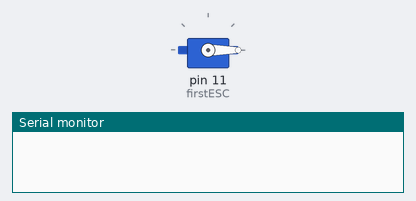
Recording of a sketch running on a simulated Arduino Uno, built with avr-gcc and run on an emulated ATmega328P. Parts: servo, the last lines printed to the serial monitor. At 1.1 s the program stops and its outputs stay as they are.

Above: at 0.2 s.
At 0.9 s:
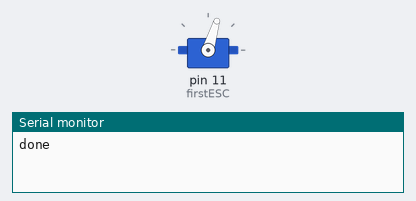
Timing chart, 0 to 2.4 s (numbered marks = the images above):
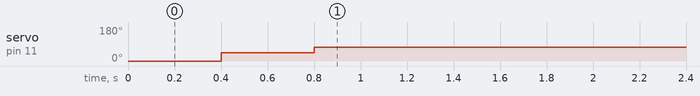

Measured:
- by itself, servo on pin 11 (firstESC): 0° → 44° at 0.40 s, → 73° 0.40 s later

The sketch:

ESC_Driver.ino
```cpp
/*
Coded by Marjan Olesch
Sketch from Insctructables.com
Open source - do what you want with this code!
*/
#include <Servo.h>


int value = 0; // set values you need to zero

Servo firstESC; //Create as much as Servoobject you want. You can controll 2 or more Servos at the same time

void setup() {

  firstESC.attach(11);    // attached to pin 9 I just do this with 1 Servo
  Serial.begin(9600);    // start serial at 9600 baud - make sure that the console has that setting as well

}

void loop() {

//First connect your ESC WITHOUT Arming. Then Open Serial and follo Instructions

  firstESC.writeMicroseconds(0);
  delay(400);

  firstESC.writeMicroseconds(1000);
  delay(400);
  firstESC.writeMicroseconds(1300);

  Serial.println("done");
  while(true){delay(100);}
  if(Serial.available())
    value = Serial.parseInt();    // Parse an Integer from Serial
    //Serial.print(value);
}
```
